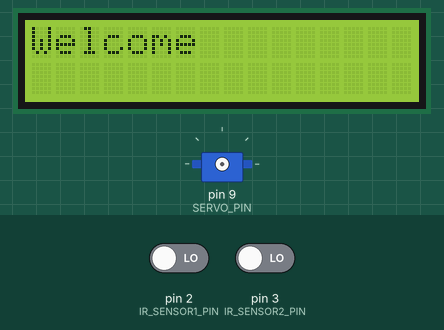
A sketch run on a simulated Arduino Uno, built with avr-gcc and run on an emulated ATmega328P. On the bench: 16×2 character LCD, servo. The inputs (shaded band) are chosen by the test bench; at power-on: pin 2 (IR_SENSOR1_PIN) LOW, pin 3 (IR_SENSOR2_PIN) LOW.

Above: at 0.1 s.
At 4.2 s:
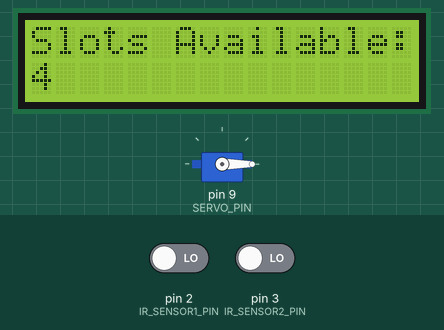
4.3 s: pin 2 (IR_SENSOR1_PIN) driven HIGH
At 6.2 s:
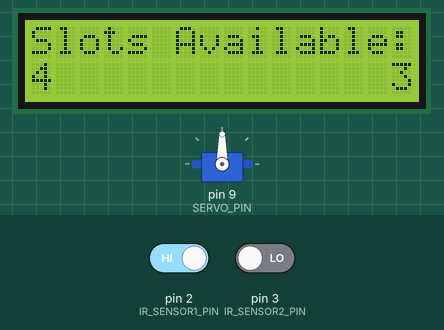
Timing chart, 0 to 12.5 s (numbered marks = the images above; inputs shaded):
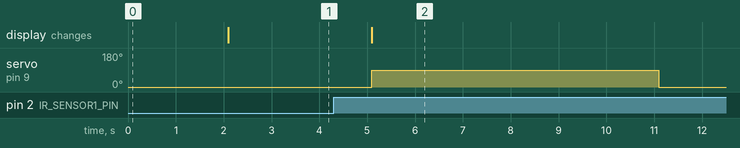

The sketch:

Arduino.ino
```cpp
#include <Wire.h>
#include <LiquidCrystal_I2C.h>
#include <Servo.h>

#define IR_SENSOR1_PIN 2
#define IR_SENSOR2_PIN 3
#define SERVO_PIN 9

LiquidCrystal_I2C lcd(0x27, 16, 2);
Servo gateServo;

int availableSlots = 4;
bool carEntering = false;
bool carExiting = false;

void setup() {
  lcd.init();
  lcd.backlight();
  lcd.setCursor(0, 0);
  lcd.print("Welcome");
  delay(2000);
  lcd.clear();
  lcd.print("Slots Available:");
  lcd.setCursor(0, 1);
  lcd.print(availableSlots);

  pinMode(IR_SENSOR1_PIN, INPUT);
  pinMode(IR_SENSOR2_PIN, INPUT);
  gateServo.attach(SERVO_PIN);
  closeGate();
}

void loop() {
  if (digitalRead(IR_SENSOR1_PIN) == HIGH && !carEntering) {
    carEntering = true;
    if (availableSlots > 0) {
      availableSlots--;
      updateLCD();
      openGate();
      delay(5000);
      closeGate();
    }
  } else if (digitalRead(IR_SENSOR2_PIN) == HIGH && !carExiting) {
    carExiting = true;
    if (availableSlots < 4) {
      availableSlots++;
      updateLCD();
    }
  }

  delay(1000);
  carEntering = false;
  carExiting = false;
}

void updateLCD() {
  lcd.setCursor(15, 1);
  lcd.print(availableSlots);
}

void openGate() {
  gateServo.write(90);
  delay(1000);
}

void closeGate() {
  gateServo.write(0);
  delay(1000);
}
```

Measured:
- after the input at 4.3 s, servo on pin 9 (SERVO_PIN): 0° → 90° after 0.79 s, → 0° 6.0 s later; the display: changes after 0.79 s (image 2)
